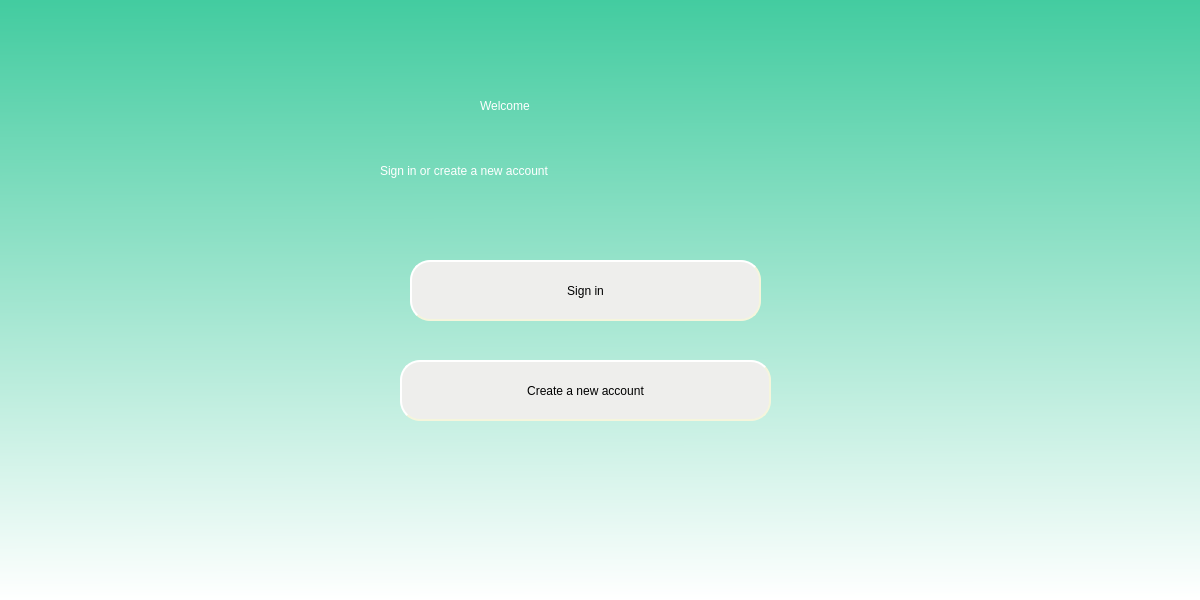
<?xml version="1.0" encoding="UTF-8"?>
<ui version="4.0">
 <class>Dialog</class>
 <widget class="QDialog" name="Dialog">
  <property name="geometry">
   <rect>
    <x>0</x>
    <y>0</y>
    <width>1200</width>
    <height>600</height>
   </rect>
  </property>
  <property name="windowTitle">
   <string>Dialog</string>
  </property>
  <widget class="QWidget" name="widget" native="true">
   <property name="geometry">
    <rect>
     <x>0</x>
     <y>0</y>
     <width>1200</width>
     <height>600</height>
    </rect>
   </property>
   <property name="styleSheet">
    <string notr="true">QWidget#widget{
background-color: qlineargradient(spread:pad, x1:0.487562, y1:0, x2:0.493, y2:1, stop:0 rgba(67, 204, 160, 255), stop:1 rgba(255, 255, 255, 255))}</string>
   </property>
   <widget class="QLabel" name="label">
    <property name="geometry">
     <rect>
      <x>480</x>
      <y>60</y>
      <width>211</width>
      <height>91</height>
     </rect>
    </property>
    <property name="styleSheet">
     <string notr="true">font: 75 italic 55pt &quot;Uroob&quot;;
color: rgb(255, 255, 255);</string>
    </property>
    <property name="text">
     <string>Welcome</string>
    </property>
   </widget>
   <widget class="QLabel" name="label_2">
    <property name="geometry">
     <rect>
      <x>380</x>
      <y>150</y>
      <width>421</width>
      <height>41</height>
     </rect>
    </property>
    <property name="styleSheet">
     <string notr="true">font: 75 italic 20pt &quot;Ubuntu Mono&quot;;
color: rgb(255, 255, 255);</string>
    </property>
    <property name="text">
     <string>Sign in or create a new account</string>
    </property>
   </widget>
   <widget class="QPushButton" name="login">
    <property name="geometry">
     <rect>
      <x>410</x>
      <y>260</y>
      <width>351</width>
      <height>61</height>
     </rect>
    </property>
    <property name="styleSheet">
     <string notr="true">QPushButton#login {
	background-color: rgb(238, 238, 236);
    border-style: outset;
    border-width: 2px;
    border-radius: 20px;
    border-color: beige;
    font: 75 italic 18pt &quot;Ubuntu Condensed&quot;;
    min-width: 10em;
    padding: 6px;
}
QPushButton#login:pressed {
    background-color: rgb(200, 200, 200);
    border-style: inset;
}
</string>
    </property>
    <property name="text">
     <string>Sign in</string>
    </property>
   </widget>
   <widget class="QPushButton" name="new_account">
    <property name="geometry">
     <rect>
      <x>400</x>
      <y>360</y>
      <width>371</width>
      <height>61</height>
     </rect>
    </property>
    <property name="styleSheet">
     <string notr="true">QPushButton#new_account {
	background-color: rgb(238, 238, 236);
    border-style: outset;
    border-width: 2px;
    border-radius: 20px;
    border-color: beige;
    font: 75 italic 18pt &quot;Ubuntu Condensed&quot;;
    min-width: 10em;
    padding: 6px;
}
QPushButton#new_account:pressed {
    background-color: rgb(200, 200, 200);
    border-style: inset;
}
</string>
    </property>
    <property name="text">
     <string>Create a new account</string>
    </property>
   </widget>
  </widget>
 </widget>
 <resources/>
 <connections/>
</ui>
